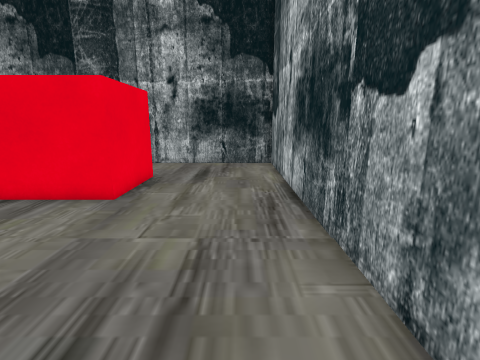
view 1 (above)

16 first-person views from a walk through a Unity game level. The camera is 1.2 m above the floor, tilts 12° down and sees 85° across. The floor is counted in squares, 0.5 m on a side. Each view is taken from the middle of a square. On the plan, view 1 faces up. The plan holds only what a view shows up to about 18 squares ahead; the rest is blank.

view 2
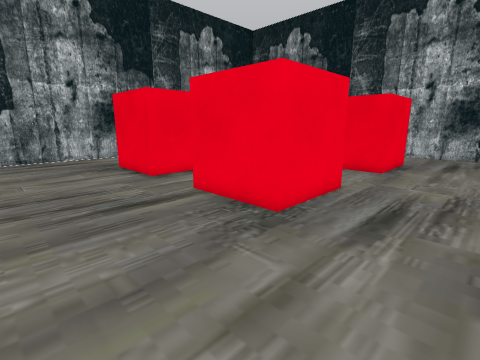

view 3
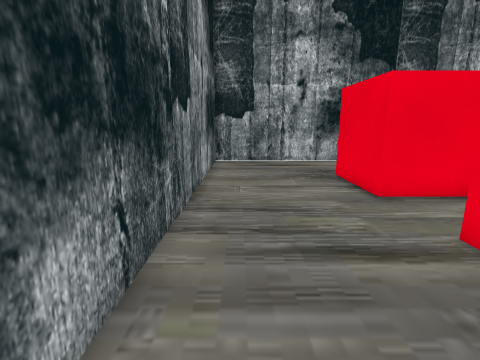

view 4
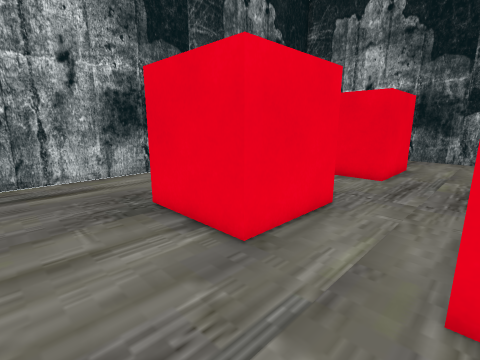

view 5
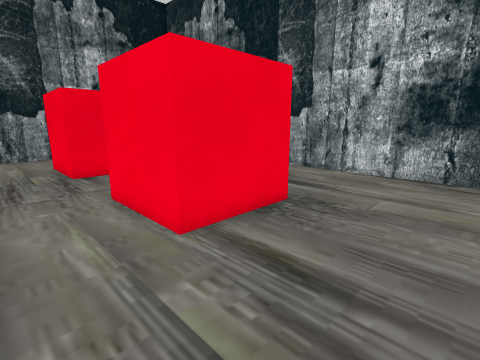

view 6
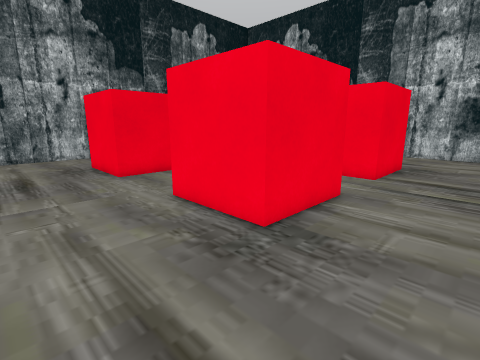

view 7
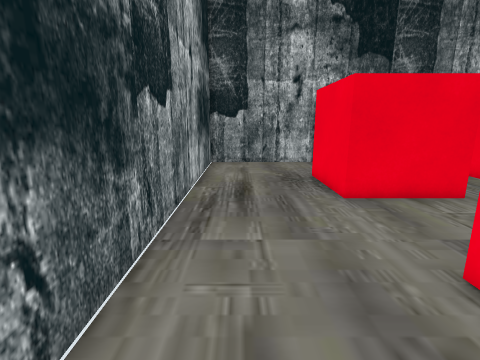

view 8
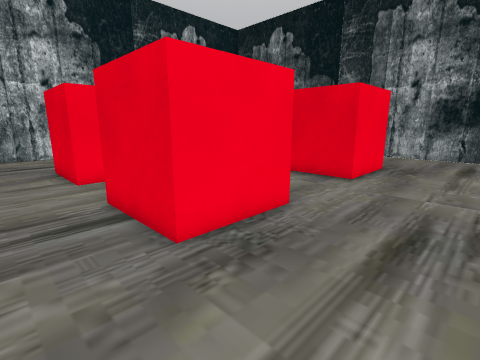

view 9
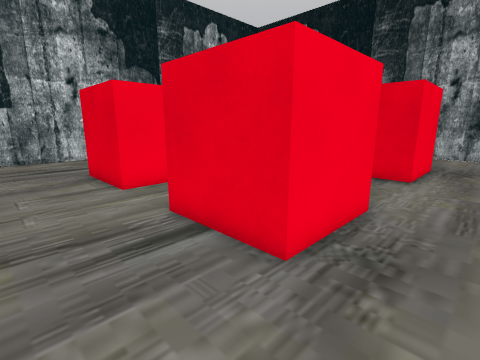

view 10
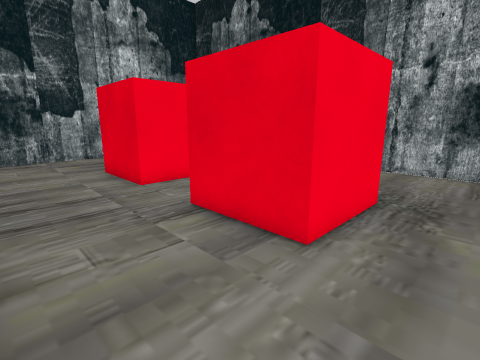

view 11
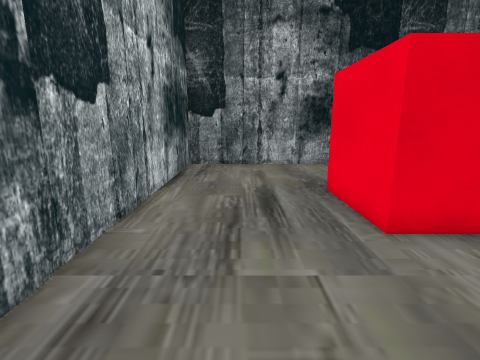

view 12
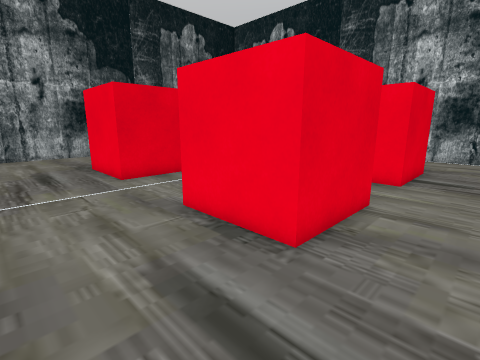

view 13
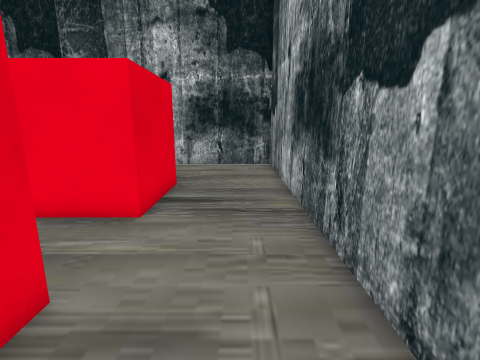

view 14
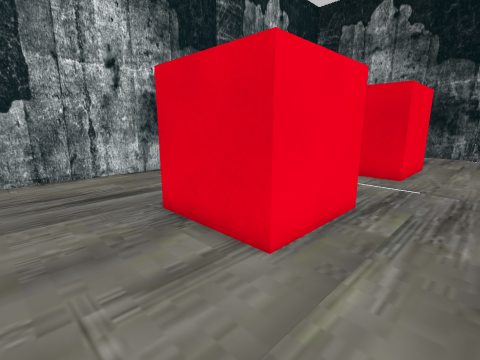

view 15
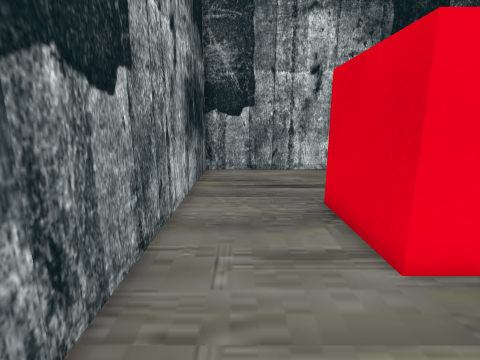

view 16
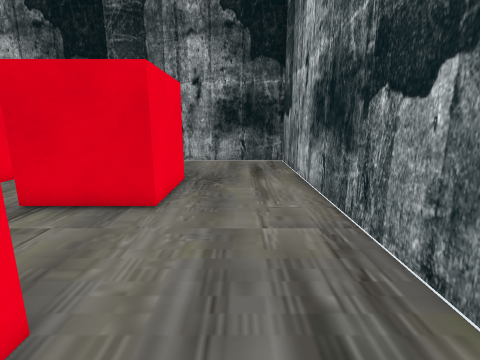

### Floor plan
Key: @ floor where view 1 was taken; # wall or solid block; . floor; O other object.
Columns run from 21 left of view 1 to 2 right of it. Each row starts with its distance up from view 1.
 17 ########################
 16 #......................#
 15 #......................#
 14 #......................#
 13 #......................#
 12 #....OOOOO...OOOOO.....#
 11 #....O   O...O   O.....#
 10 #....O   O...O   O.....#
  9 #....OO  O...O  OO.....#
  8 #.....OOOO...OOOO......#
  7 #......................#
  6 #......................#
  5 #......................#
  4 #.....OOOO...OOOOO.....#
  3 #....OO  O...O   O.....#
  2 #....O   O...O   O.....#
  1 #....O   O...O   O.....#
  0 #....OOOOO...OOOOO...@.#
 -1 #......................#
 -2 #......................#
 -3 #......................#
 -4 #......................#
 -5 #......................#
 -6 #......................#
 -7 ########################

Where each view was taken, in squares from view 1:
view 1: 0 up, 0 right, facing up
view 2: 6 down, 0 right, facing up-left
view 3: 5 down, 3 left, facing left
view 4: 4 down, 8 left, facing up-left
view 5: 5 down, 11 left, facing up-right
view 6: 4 down, 20 left, facing up-right
view 7: 0 up, 19 left, facing up
view 8: 15 up, 20 left, facing down-right
view 9: 16 up, 18 left, facing down-right
view 10: 8 up, 18 left, facing down-right
view 11: 9 up, 1 left, facing down
view 12: 15 up, 0 right, facing down-left
view 13: 15 up, 5 left, facing left
view 14: 16 up, 11 left, facing down-right
view 15: 15 up, 12 left, facing right
view 16: 11 up, 18 left, facing down
